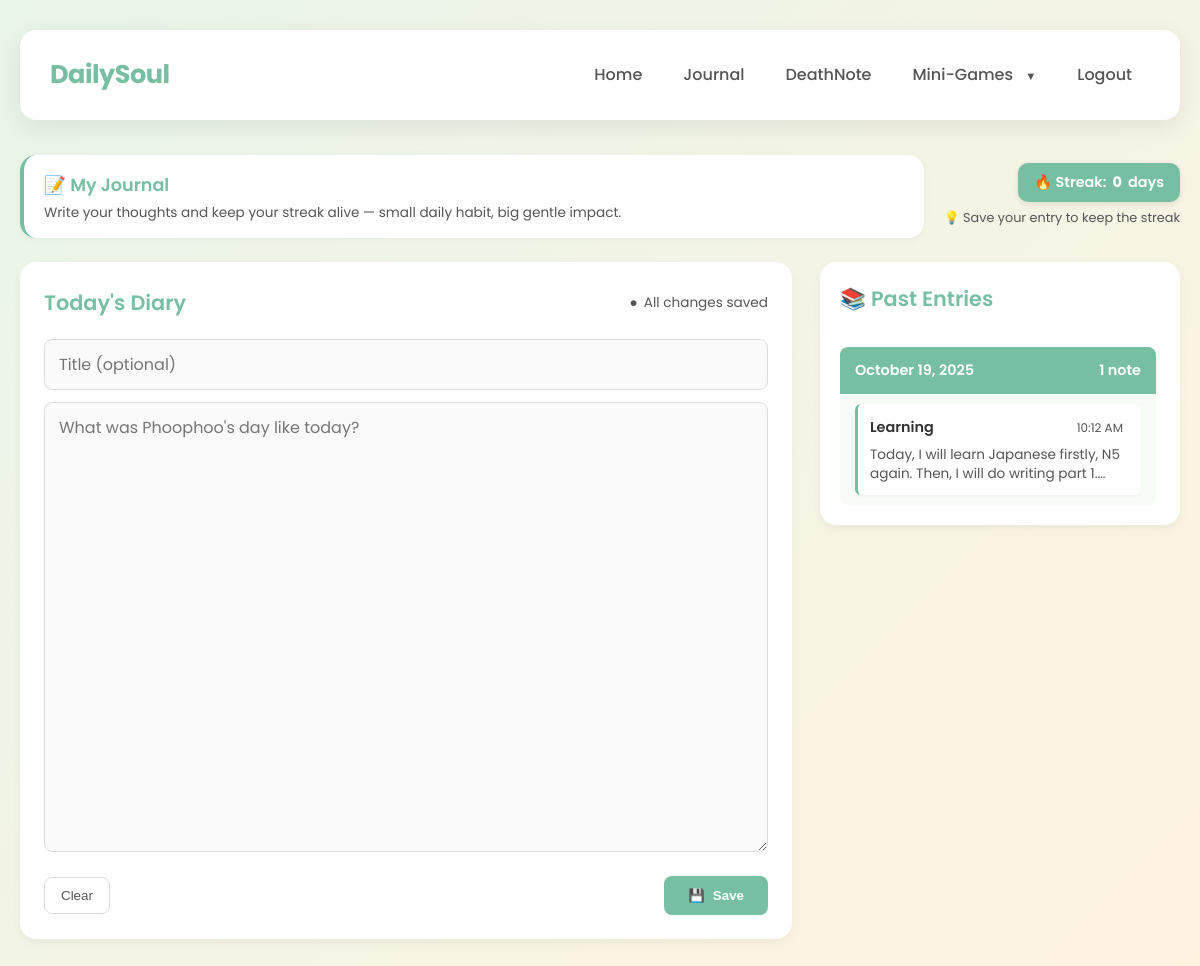
The page /journal/ (signed in) on the database its author committed.
### DailySoul/models.py (models this page shows, shortened)
class JournalEntry(models.Model):
    user = models.ForeignKey(User, on_delete=models.CASCADE)
    title = models.CharField(max_length=100)
    content = models.TextField()
    created_at = models.DateTimeField(default=timezone.now)

### DailySoul/views.py (the view, shortened to what this page needs)
# urls.py: path('journal/', views.journal, name='journal'),
@login_required
def journal(request):
    all_entries = JournalEntry.objects.filter(user=request.user).order_by('-created_at')
    entries_by_date = OrderedDict()
    for entry in all_entries:
        date_key = entry.created_at.date()
        if date_key not in entries_by_date:
            entries_by_date[date_key] = []
        entries_by_date[date_key].append(entry)
    entries_by_date = OrderedDict(sorted(entries_by_date.items(), key=lambda x: x[0], reverse=True))
    streak = calculate_streak_simple(request.user)
    context = {
        'entries_by_date': entries_by_date,
        'streak': streak,
        'current_date': timezone.now(),
    }
    return render(request, 'journal.html', context)

### DailySoul/views.py (called while the page is built)
def calculate_streak_simple(user):
    entries = JournalEntry.objects.filter(user=user).order_by('-created_at')
    if not entries:
        return 0
    streak = 0
    current_date = timezone.now().date()
    for i in range(len(entries)):
        entry_date = entries[i].created_at.date()
        days_diff = (current_date - entry_date).days
        if days_diff == i:
            streak += 1
        else:
            break
    return streak

### DailySoul/templates/journal.html (shortened to what this page needs)
{% extends 'base.html' %}
{% load static %}
{% block content %}
<div class="journal-container">
  <div class="journal-top">
    <div class="welcome-message journal">
      <h2>📝 My Journal</h2>
      <p>Write your thoughts and keep your streak alive — small daily habit, big gentle impact.</p>
    </div>
    <div class="streak-info">
      <div class="streak-card">🔥 Streak: <strong>{{ streak }}</strong> day{% if streak != 1 %}s{% endif %}</div>
      <div class="save-status">
        <span>💡 Save your entry to keep the streak</span>
      </div>
    </div>
  </div>
  <div class="journal-grid">
    <div>
      <div class="journal-card">
        <div class="section-head">
          <h3 id="form-title">Today's Diary </h3>
          <div class="save-indicator">
            <span id="auto-save-status">●</span>
            <span id="save-text">All changes saved</span>
          </div>
        </div>
        <form method="post" class="journal-form" id="journal-form">
          <input name="title" id="entry-title" placeholder="Title (optional)" value="" />
          <textarea name="content" id="entry-content" placeholder="What was {{ request.user.username }}'s day like today?"></textarea>
          <div class="form-actions">
            <button type="button" class="btn-secondary" id="clear-btn">Clear</button>
            <button type="submit" class="btn-primary" id="submit-btn">
              <span>💾</span>
              Save
            </button>
          </div>
        </form>
      </div>
    </div>
    <aside class="sidebar">
      <div class="section-head">
        <h3 style="margin:0; color:var(--accent);">📚 Past Entries</h3>
      </div>
      <div class="entries-container" id="entries-container">
        {% if entries_by_date %}
          {% for date, entries in entries_by_date.items %}
            <div class="day-group">
              <div class="day-header">
                <span>{{ date|date:"F j, Y" }}</span>
                <span>{{ entries|length }} note{{ entries|length|pluralize }}</span>
              </div>
              <div class="day-entries">
                {% for entry in entries %}
                  <div class="entry-card" data-entry-id="{{ entry.id }}" data-entry-title="{{ entry.title|default:'Untitled' }}" data-entry-content="{{ entry.content }}" data-entry-date="{{ entry.created_at|date:'M d, Y' }}" data-entry-time="{{ entry.created_at|time:'g:i A' }}">
                    <div class="entry-meta">
                      <div class="entry-title">{{ entry.title|default:"Untitled" }}</div>
                      <div class="entry-time">{{ entry.created_at|time:'g:i A' }}</div>
                    </div>
                    <div class="entry-snippet">{{ entry.content|truncatechars:100 }}</div>
                  </div>
                {% endfor %}
              </div>
            </div>
          {% endfor %}
        {% else %}
          <div class="no-entries">
            <div class="icon">📝</div>
            <p>No past entries</p>
            <p style="font-size: 0.9rem; margin-top: 8px;">Your journal history will appear here</p>
          </div>
        {% endif %}
      </div>
    </aside>
  </div>
</div>
{% endblock %}

### DailySoul/templates/base.html (style rules this page uses)
:root { --bg1: #e8f5e9; --bg2: #fff3e0; --accent: #77bfa3; --accent-dark: #5fa88d; --accent-light: #e8f5e9; --muted: #555; --muted-light: #777; --card-bg: #ffffff; --radius: 16px; --radius-lg: 20px; --tarot-width: 280px; --tarot-height: 480px; --max-container-width: 1400px; }
* { box-sizing: border-box; margin: 0; padding: 0; }
html, body { height: 100%; font-family: 'Poppins', sans-serif; scroll-behavior: smooth; overflow-x: hidden; }
body { background: linear-gradient(135deg, var(--bg1), var(--bg2)); color: #222; line-height: 1.6; min-height: 100vh; }

### rows shown on the page
JournalEntry: created_at "October 19, 2025", entries "1", title "Learning", created_at "10:12 AM", content "Today, I will learn Japanese firstly, N5 again. Then, I will do writing part…"

### other values the page prints
{{ streak }} "0"
